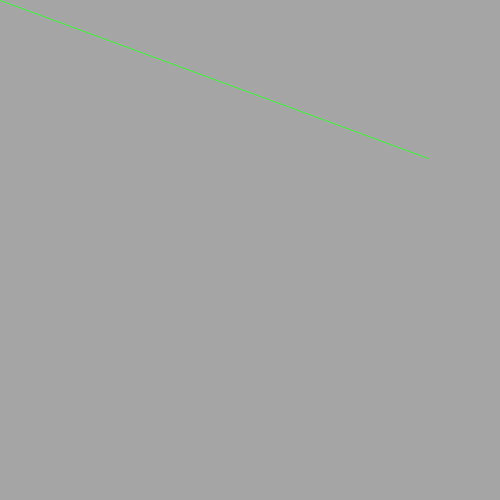
Frame 1 (no input)
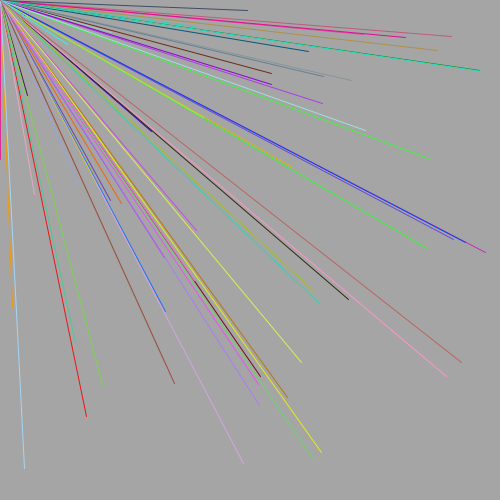
Frame 60 (the mouse pressed at the canvas centre just before this capture)
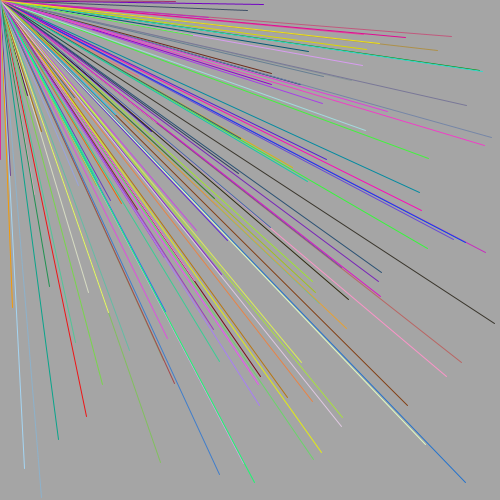
Frame 120 (the mouse held since frame 60 and released just before this capture)

The Processing sketch that drew these frames (run headless with seeded random() and noise(); from frame 60 on, the mouse is pressed at the canvas centre):

// Processing sketch: laser_beam
// ── laser_beam.pde
void setup() {
  size(500, 500);
  background(random(256));
  //ellipse(width/2, height/2, 100, 100);
}

void draw() {
  stroke(random(256), random(256), random(256));
  line(0,0, random(width),random(height));
}
